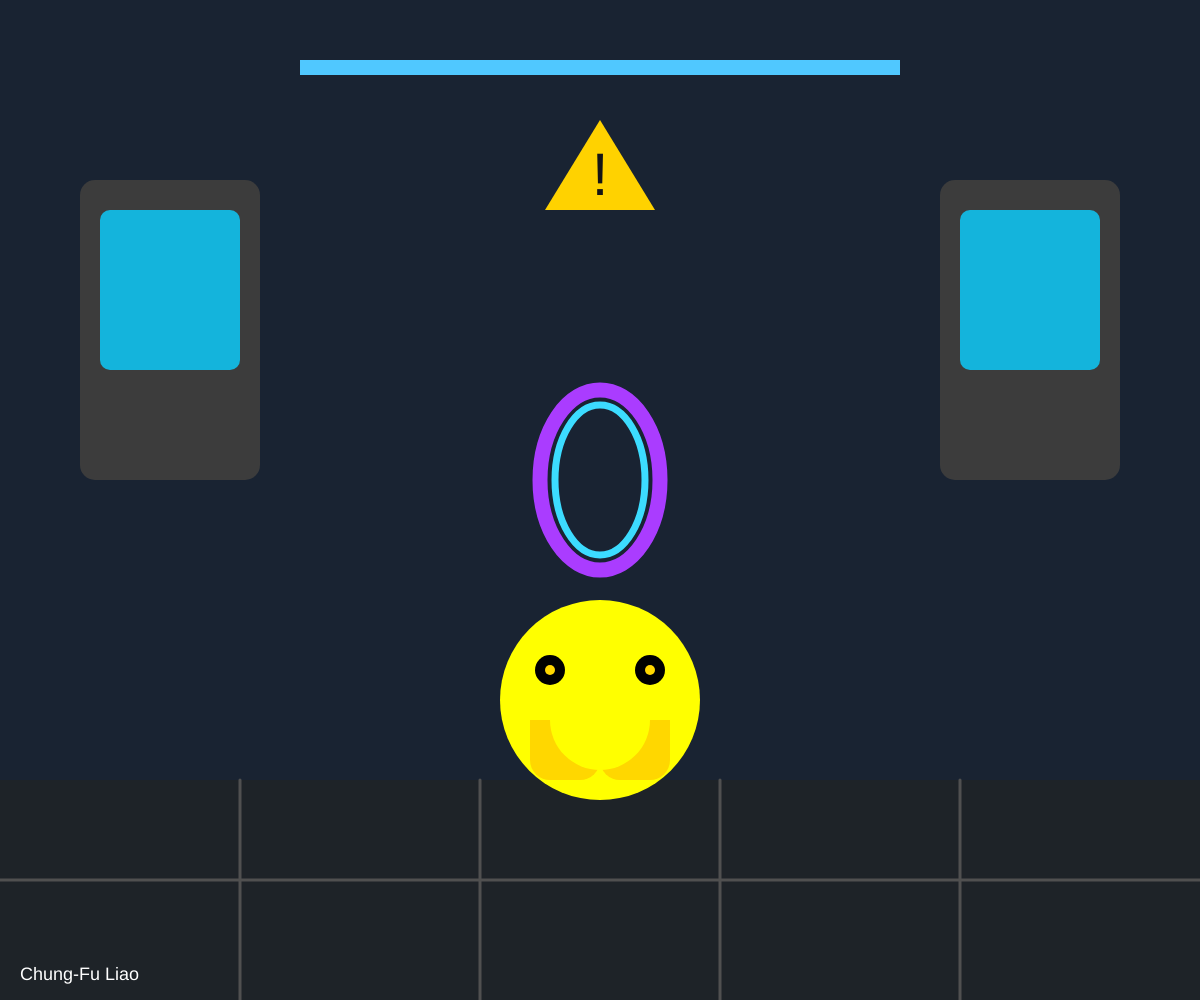
Frame 1 (no input)
Frame 60 (no input): identical to frame 1, image omitted
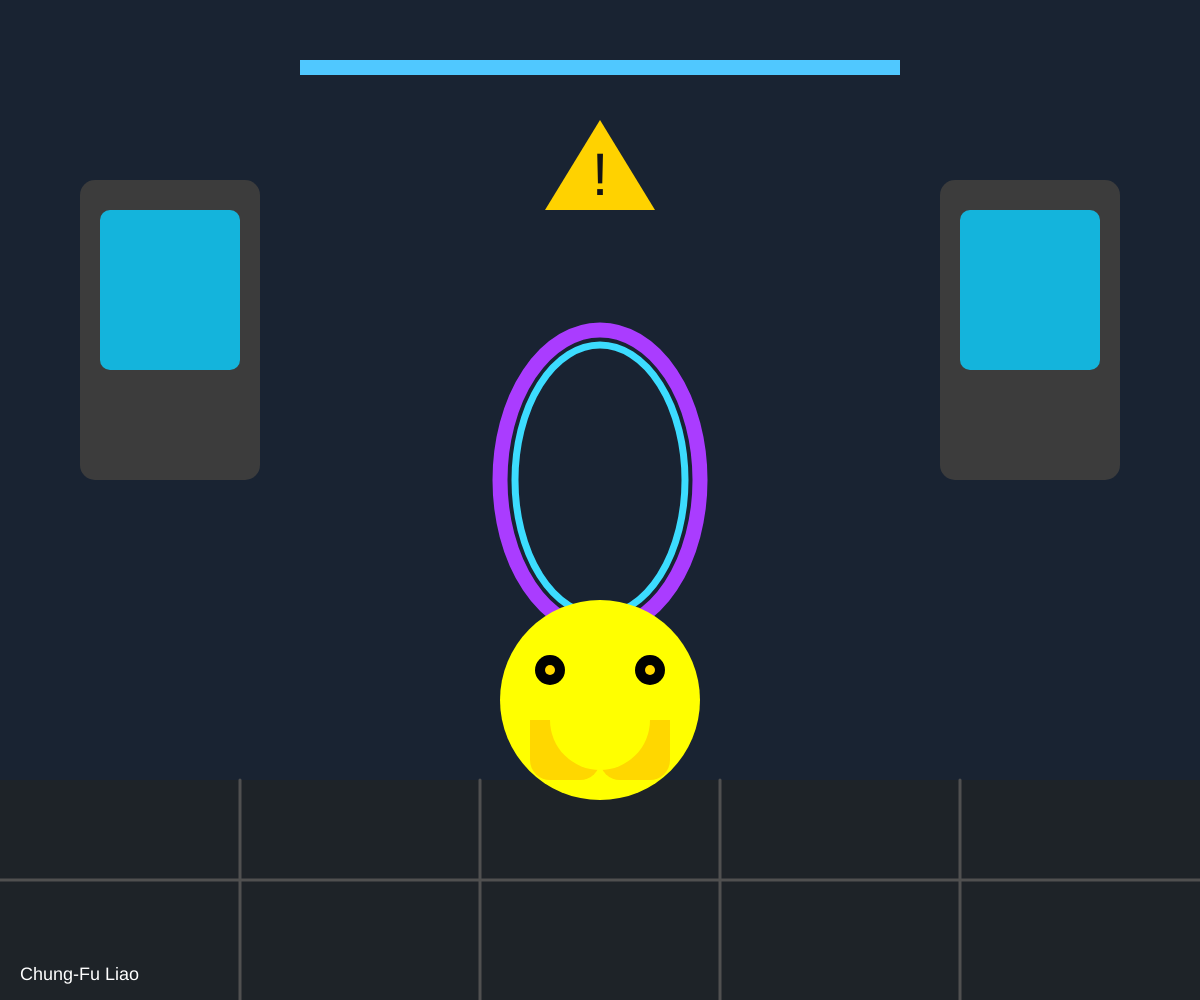
Frame 120 (the mouse pressed at the canvas centre since frame 60)

The p5.js sketch that drew these frames (run headless with seeded random() and noise() and a simulated clock; from frame 60 on, the mouse is pressed at the canvas centre):

// p5.js sketch
// ── sketch.js
// Interactive Scene
// Chung-Fu Liao
// 9/21/2026
//
// Extra for Experts:
// - describe what you did to take this project "above and beyond"

// global variables
// currentBack use to change scene
let currentBack = 0;
let x = 600;
let y = 700;

async function setup() {
  createCanvas(windowWidth, windowHeight);
}

function draw() {
  background(220);
  drawbackground();
  drawLab();
  drawPortal();
  drawCheater();
  moveCharacter();
  
  // the light can look through on sence 4
  if(currentBack === 3){

    fill(255,255,180,80);

    circle(mouseX, mouseY, 250);
  }

  drawName();
}

// (0,0) to fill al the background color first
function drawbackground(){

  noStroke();

  //lab 1
  if(currentBack === 0){
    fill(25, 35, 50);
  }
  else if(currentBack === 1){ //lab 2
    fill(80, 20, 25);
  }
  else if(currentBack === 2){ //lab 3
    fill(45, 20, 70);
  }
  else if(currentBack === 3){ //lab 4
    fill(5, 8, 12);
  }

  rect(0, 0, width, height);

}
function drawLab(){
  // metal floor
  fill(30, 35, 40);
  rect(0, height * 0.78, width, height * 0.22);

  //floor lines
  stroke(80);
  strokeWeight(3);

  line(0, height * 0.88, width, height * 0.88);
  line(width * 0.2, height * 0.78, width * 0.2, height);
  line(width * 0.4, height * 0.78, width * 0.4, height);
  line(width * 0.6, height * 0.78, width * 0.6, height);
  line(width * 0.8, height * 0.78, width * 0.8, height);

  noStroke();

  //light
  fill(80, 200, 255);
  rect(width*0.25, 60, width * 0.5, 15);

  // left machine
  fill(60);
  rect(80, 180, 180, 300, 15);
  fill(20, 180, 220); //blue area
  rect(100, 210, 140, 160, 10);

  // right machine
  fill(60);
  rect(width - 260, 180, 180, 300, 15);
  fill(20, 180, 220); // blue area
  rect(width - 240, 210, 140, 160, 10);

  // warning
  fill(255, 210, 0);
  triangle(width/2, 120, width/2 - 55, 210, width/2 + 55, 210);
  fill(20);
  textSize(60);
  textAlign(CENTER);
  text("!", width/2, 195);

  textAlign(LEFT);

}

function drawPortal(){

  // mouse controls portal size
  let potalSize = map(mouseX, 0, width, 120, 280);

  noFill();
  //out side
  stroke(170, 60, 255);
  strokeWeight(15);
  
  ellipse(width / 2,height * 0.48, potalSize, potalSize * 1.5);
  //in side
  stroke(60, 220, 255);
  strokeWeight(7);
  
  ellipse(width / 2, height * 0.48,potalSize - 30, potalSize * 1.5 - 30);

  noStroke();

}

function drawCheater(){

  //face
  fill('yellow');
  circle(x, y, 200);

  //eyes
  fill('black');

  circle(x + 50, y - 30, 30);
  circle(x - 50, y - 30, 30);
  circle(x ,y , 40);

  fill('gold');

  circle(x + 50,y - 30, 10);
  circle(x - 50,y - 30, 10);

  //Mouth
  rect(x, y + 20, 70, 60, 0, 0, 20);
  rect(x - 70, y + 20, 70, 60, 0, 0, 20);

  fill('yellow');

  noStroke();

  //nose
  circle(x, y + 20, 100);
  fill('red');

}

function moveCharacter(){               
  if(keyIsDown(LEFT_ARROW)){
    x -= 5;
  }
  if(keyIsDown(RIGHT_ARROW)){
    x += 5;
  }
  if(keyIsDown(UP_ARROW)){
    y -= 5;
  }
  if(keyIsDown(DOWN_ARROW)){
    y += 5;
  }
}
// adding 1 in variable currentBack when mouseButton.left click 
function mousePressed(){
  if(mouseButton.left){

    currentBack += 1;

    if(currentBack > 3){
      currentBack = 0;
    }
  }
}

function drawName(){
  fill(255);
  textSize(18);
  textAlign(LEFT);
  text("Chung-Fu Liao", 20, height - 20);
}
